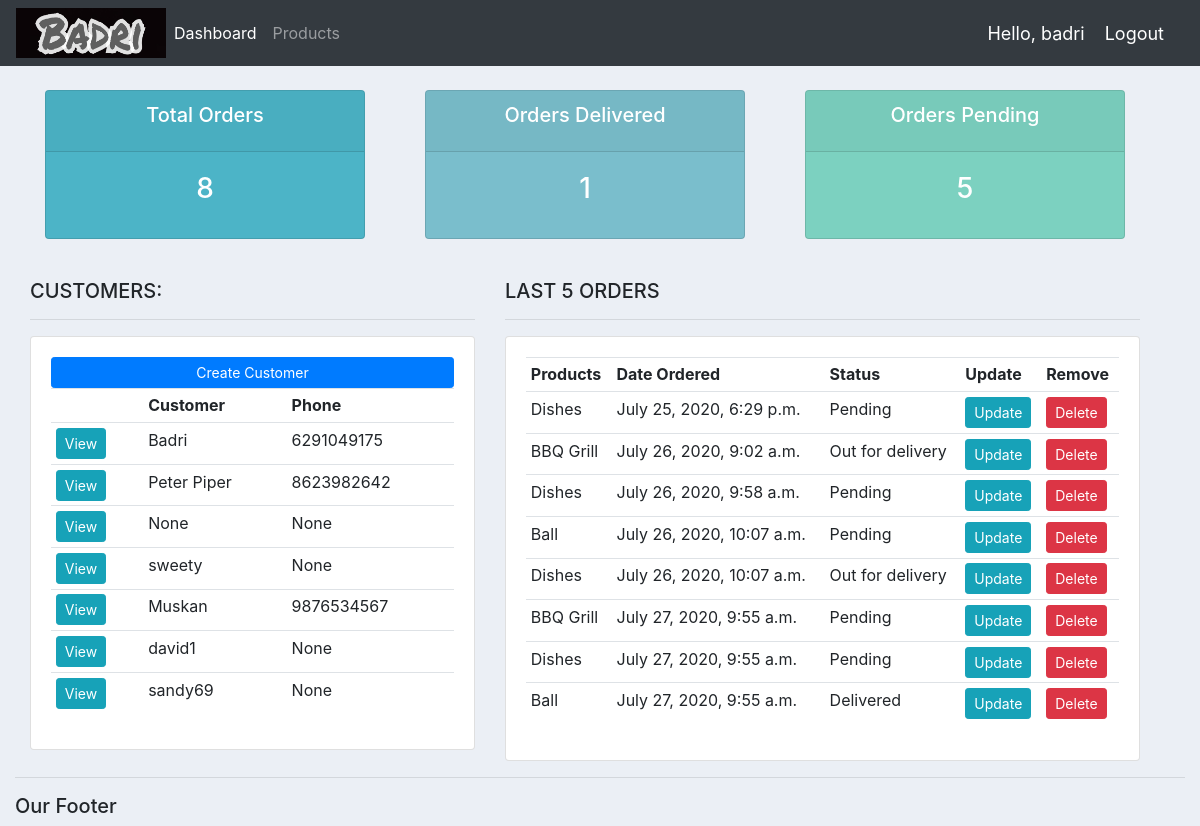
The app's page / (signed in) with its own data.
### accounts/models.py (models this page shows, shortened)
class Customer(models.Model):
    user = models.OneToOneField(User, blank=True, null=True, on_delete=models.CASCADE)
    name = models.CharField(max_length=200, null=True)
    phone = models.CharField(max_length=200, null=True)
    email = models.EmailField()
    profile_pic = models.ImageField(default="profile_pic.png", null=True, blank=True)
    date_created = models.DateTimeField(auto_now_add=True)

class Order(models.Model):
    STATUS = (
        ('Pending', 'Pending'),
        ('Out for delivery', 'Out for delivery'),
        ('Delivered', 'Delivered'),
    )
    customer = models.ForeignKey(Customer, null=True, on_delete=models.SET_NULL)
    product = models.ForeignKey(Product, null=True, on_delete=models.SET_NULL)
    date_created = models.DateTimeField(auto_now_add=True, null=True)
    status = models.CharField(max_length=200, null=True, choices=STATUS)
    note = models.CharField(max_length=1000, null=True)

class Product(models.Model):
    CATEGORY = (
        ('Indoor', 'Indoor'),
        ('Out Door', 'Out Door'),
    )
    name = models.CharField(max_length=200, null=True)
    price = models.FloatField(null=True)
    category = models.CharField(max_length=200, null=True, choices=CATEGORY)
    description = models.CharField(max_length=200, null=True)
    date_created = models.DateTimeField(auto_now_add=True, null=True)
    tags = models.ManyToManyField(Tag)
    def __str__(self):
        return self.name

### accounts/decorators.py (the view)
    def wrapper_func(request, *args, **kwargs):
        group = None
        if request.user.groups.exists():
            group = request.user.groups.all()[0].name
        if group == 'customer':
            return redirect('user-page')
        if group == 'admin':
            return view_func(request, *args, **kwargs)

### accounts/views.py (called while the page is built)
@login_required(login_url='login')
@admin_only
def home(request):
    orders = Order.objects.all()
    customers = Customer.objects.all()
    total_customers = customers.count()
    total_orders = orders.count()
    delivered = orders.filter(status='Delivered').count()
    pending = orders.filter(status='Pending').count()
    context = {
        'orders': orders,
        'customers': customers,
        'total_orders': total_orders,
        'delivered': delivered,
        'pending': pending,
    }
    return render(request, 'accounts/dashboard.html', context)

### accounts/templates/accounts/dashboard.html
{% extends "accounts/main.html" %}
{% block content %}
{% include "accounts/status.html" %}
<br />
<div class="row container-fluid cont">
  <div class="col-md-5">
    <h5>CUSTOMERS:</h5>
    <hr />
    <div class="card card-body">
      <a class="btn btn-primary btn-sm btn-block" href="">Create Customer</a>
      <table class="table table-sm">
        <tr>
          <th></th>
          <th>Customer</th>
          <th>Phone</th>
        </tr>
        {% for cust in customers %}
        <tr>
          <td><a class="btn btn-sm btn-info" href="{% url 'customer' cust.id %}">View</a></td>
          <td>{{ cust.name }}</td>
          <td>{{ cust.phone }}</td>
        </tr>
        {% endfor %}
      </table>
    </div>
  </div>
  <div class="col-md-7">
    <h5>LAST 5 ORDERS</h5>
    <hr />
    <div class="card card-body">
      <table class="table table-sm">
        <tr>
          <th>Products</th>
          <th>Date Ordered</th>
          <th>Status</th>
          <th>Update</th>
          <th>Remove</th>
        </tr>
        {% for ord in orders %}
          <tr>
            <td>{{ ord.product }}</td>
            <td>{{ ord.date_created }}</td>
            <td>{{ ord.status }}</td>
            <td><a class="btn btn-sm btn-info" href="{% url 'update_order' ord.id %}">Update</a></td>
            <td><a class="btn btn-sm btn-danger" href="{% url 'delete_order' ord.id %}">Delete</a></td>
          </tr>
        {% endfor %}
      </table>
    </div>
  </div>
</div>
{% endblock %}

### accounts/templates/accounts/navbar.html (shortened to what this page needs)
{% load static %}
<nav class="navbar navbar-expand-lg navbar-dark bg-dark">
    <img src="{% static 'images/logo3.png' %}" alt="Logo" width="150px" height="50px">
    <div class="collapse navbar-collapse" id="navbarNav">
      <ul class="navbar-nav">
        {% if request.user.is_staff %}
          <li class="nav-item active">
            <a class="nav-link" href="{% url 'home' %}">Dashboard</a>
          </li>
          <li class="nav-item">
            <a class="nav-link" href="{% url 'products' %}">Products</a>
          </li>
        {% else %}
          <li class="nav-item">
            <a class="nav-link" href="{% url 'account' %}">Settings</a>
          </li>
        {% endif %}
      </ul>
    </div>
    <span class="hello-msg">Hello, {{ request.user }}</span>
    <span><a class="hello-msg" href="{% url 'logout' %}">Logout</a></span>
  </nav>

### static/css/main.css (style rules this page uses)
.solid_body { background-color: #ebeff5; }

### accounts/templates/accounts/navbar.html (style rules this page uses)
.hello-msg { font-size: 18px; color: #fff; margin-right: 20px; }

### records on screen
Customer: name "Badri", phone "6291049175"
Customer: name "Peter Piper", phone "8623982642"
Customer: name "None", phone "None"
Customer: name "sweety", phone "None"
Customer: name "Muskan", phone "9876534567"
Customer: name "david1", phone "None"
Customer: name "sandy69", phone "None"
Order: product "Dishes", date_created "July 25, 2020, 6:29 p.m.", status "Pending"
Order: product "BBQ Grill", date_created "July 26, 2020, 9:02 a.m.", status "Out for delivery"
Order: product "Dishes", date_created "July 26, 2020, 9:58 a.m.", status "Pending"
Order: product "Ball", date_created "July 26, 2020, 10:07 a.m.", status "Pending"
Order: product "Dishes", date_created "July 26, 2020, 10:07 a.m.", status "Out for delivery"
Order: product "BBQ Grill", date_created "July 27, 2020, 9:55 a.m.", status "Pending"
Order: product "Dishes", date_created "July 27, 2020, 9:55 a.m.", status "Pending"
Order: product "Ball", date_created "July 27, 2020, 9:55 a.m.", status "Delivered"

### other values on screen
{{ request.user }} "badri"
{{ total_orders }} "8"
{{ delivered }} "1"
{{ pending }} "5"
